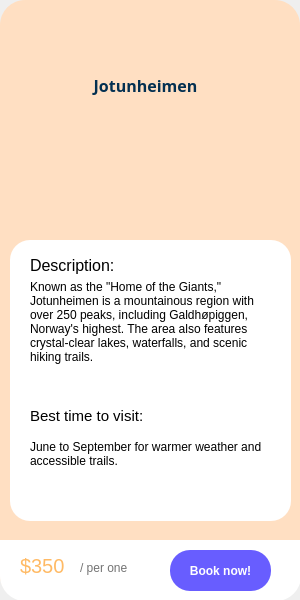
<?xml version="1.0" encoding="UTF-8"?>
<ui version="4.0">
 <class>MainWindow</class>
 <widget class="QMainWindow" name="MainWindow">
  <property name="geometry">
   <rect>
    <x>0</x>
    <y>0</y>
    <width>300</width>
    <height>600</height>
   </rect>
  </property>
  <property name="windowTitle">
   <string>MainWindow</string>
  </property>
  <widget class="QWidget" name="centralwidget">
   <widget class="QWidget" name="widget" native="true">
    <property name="geometry">
     <rect>
      <x>0</x>
      <y>0</y>
      <width>300</width>
      <height>600</height>
     </rect>
    </property>
    <property name="minimumSize">
     <size>
      <width>300</width>
      <height>600</height>
     </size>
    </property>
    <property name="maximumSize">
     <size>
      <width>300</width>
      <height>600</height>
     </size>
    </property>
    <property name="styleSheet">
     <string notr="true">QWidget#widget {
	background-color:rgb(255, 223, 194);
	border-radius: 25px;
}</string>
    </property>
    <widget class="QLabel" name="label">
     <property name="geometry">
      <rect>
       <x>10</x>
       <y>40</y>
       <width>271</width>
       <height>91</height>
      </rect>
     </property>
     <property name="font">
      <font>
       <family>Segoe MDL2 Assets</family>
       <pointsize>12</pointsize>
       <weight>75</weight>
       <italic>false</italic>
       <bold>true</bold>
       <underline>false</underline>
      </font>
     </property>
     <property name="styleSheet">
      <string notr="true">color:rgb(3, 48, 81)</string>
     </property>
     <property name="text">
      <string>Jotunheimen</string>
     </property>
     <property name="alignment">
      <set>Qt::AlignCenter</set>
     </property>
     <property name="wordWrap">
      <bool>true</bool>
     </property>
    </widget>
    <widget class="QPushButton" name="pushButton_2">
     <property name="geometry">
      <rect>
       <x>10</x>
       <y>30</y>
       <width>41</width>
       <height>31</height>
      </rect>
     </property>
     <property name="styleSheet">
      <string notr="true">QPushButton {
	background-color:rgb(255, 223, 194);
    border-radius: 20px;
}

QPushButton:hover {
    background-color: rgb(116, 116, 116);
}
</string>
     </property>
     <property name="text">
      <string/>
     </property>
     <property name="icon">
      <iconset>
       <normaloff>../Resource/Images/left arrow.png</normaloff>../Resource/Images/left arrow.png</iconset>
     </property>
     <property name="iconSize">
      <size>
       <width>25</width>
       <height>25</height>
      </size>
     </property>
    </widget>
    <widget class="QFrame" name="hoverFrame">
     <property name="geometry">
      <rect>
       <x>10</x>
       <y>240</y>
       <width>281</width>
       <height>281</height>
      </rect>
     </property>
     <property name="styleSheet">
      <string notr="true">background-color:rgb(255, 255, 255);
border-radius: 20px;</string>
     </property>
     <property name="frameShape">
      <enum>QFrame::StyledPanel</enum>
     </property>
     <property name="frameShadow">
      <enum>QFrame::Raised</enum>
     </property>
     <widget class="QLabel" name="label_3">
      <property name="geometry">
       <rect>
        <x>20</x>
        <y>10</y>
        <width>141</width>
        <height>31</height>
       </rect>
      </property>
      <property name="font">
       <font>
        <pointsize>12</pointsize>
       </font>
      </property>
      <property name="text">
       <string>Description:</string>
      </property>
     </widget>
     <widget class="QLabel" name="label_4">
      <property name="geometry">
       <rect>
        <x>20</x>
        <y>40</y>
        <width>241</width>
        <height>131</height>
       </rect>
      </property>
      <property name="font">
       <font>
        <pointsize>9</pointsize>
       </font>
      </property>
      <property name="text">
       <string>Known as the &quot;Home of the Giants,&quot; Jotunheimen is a mountainous region with over 250 peaks, including Galdhøpiggen, Norway's highest. The area also features crystal-clear lakes, waterfalls, and scenic hiking trails.</string>
      </property>
      <property name="alignment">
       <set>Qt::AlignLeading|Qt::AlignLeft|Qt::AlignTop</set>
      </property>
      <property name="wordWrap">
       <bool>true</bool>
      </property>
     </widget>
     <widget class="QLabel" name="label_5">
      <property name="geometry">
       <rect>
        <x>20</x>
        <y>160</y>
        <width>141</width>
        <height>31</height>
       </rect>
      </property>
      <property name="font">
       <font>
        <pointsize>11</pointsize>
       </font>
      </property>
      <property name="text">
       <string>Best time to visit:</string>
      </property>
     </widget>
     <widget class="QLabel" name="label_6">
      <property name="geometry">
       <rect>
        <x>20</x>
        <y>200</y>
        <width>241</width>
        <height>51</height>
       </rect>
      </property>
      <property name="font">
       <font>
        <pointsize>9</pointsize>
       </font>
      </property>
      <property name="text">
       <string>June to September for warmer weather and accessible trails.</string>
      </property>
      <property name="alignment">
       <set>Qt::AlignLeading|Qt::AlignLeft|Qt::AlignTop</set>
      </property>
      <property name="wordWrap">
       <bool>true</bool>
      </property>
     </widget>
    </widget>
    <widget class="QLabel" name="label_2">
     <property name="geometry">
      <rect>
       <x>80</x>
       <y>100</y>
       <width>141</width>
       <height>151</height>
      </rect>
     </property>
     <property name="text">
      <string/>
     </property>
     <property name="pixmap">
      <pixmap>../Resource/Images/Everest.png</pixmap>
     </property>
     <property name="scaledContents">
      <bool>true</bool>
     </property>
    </widget>
    <widget class="QFrame" name="hoverFrame_2">
     <property name="geometry">
      <rect>
       <x>0</x>
       <y>540</y>
       <width>301</width>
       <height>61</height>
      </rect>
     </property>
     <property name="styleSheet">
      <string notr="true">border-top-left-radius: 0px; 
border-top-right-radius: 0px;
border-bottom-left-radius: 25px;
border-bottom-right-radius: 25px;
background-color:rgb(255, 255, 255)
</string>
     </property>
     <property name="frameShape">
      <enum>QFrame::StyledPanel</enum>
     </property>
     <property name="frameShadow">
      <enum>QFrame::Raised</enum>
     </property>
     <widget class="QLabel" name="label_7">
      <property name="geometry">
       <rect>
        <x>20</x>
        <y>10</y>
        <width>71</width>
        <height>31</height>
       </rect>
      </property>
      <property name="font">
       <font>
        <pointsize>15</pointsize>
       </font>
      </property>
      <property name="styleSheet">
       <string notr="true">color:rgb(255, 186, 101)</string>
      </property>
      <property name="text">
       <string>$350</string>
      </property>
     </widget>
     <widget class="QPushButton" name="pushButton">
      <property name="geometry">
       <rect>
        <x>170</x>
        <y>10</y>
        <width>101</width>
        <height>41</height>
       </rect>
      </property>
      <property name="font">
       <font>
        <pointsize>9</pointsize>
        <weight>75</weight>
        <bold>true</bold>
       </font>
      </property>
      <property name="styleSheet">
       <string notr="true">QPushButton {
    background-color:rgb(104, 93, 255);
    border-radius: 20px;
	color: white
}

QPushButton:hover {
    background-color: rgb(70, 76, 195);
}
</string>
      </property>
      <property name="text">
       <string>Book now!</string>
      </property>
     </widget>
     <widget class="QLabel" name="label_8">
      <property name="geometry">
       <rect>
        <x>80</x>
        <y>20</y>
        <width>81</width>
        <height>16</height>
       </rect>
      </property>
      <property name="font">
       <font>
        <pointsize>9</pointsize>
       </font>
      </property>
      <property name="styleSheet">
       <string notr="true">color:rgb(115, 115, 115)</string>
      </property>
      <property name="text">
       <string>/ per one</string>
      </property>
     </widget>
    </widget>
   </widget>
  </widget>
 </widget>
 <resources/>
 <connections/>
</ui>
